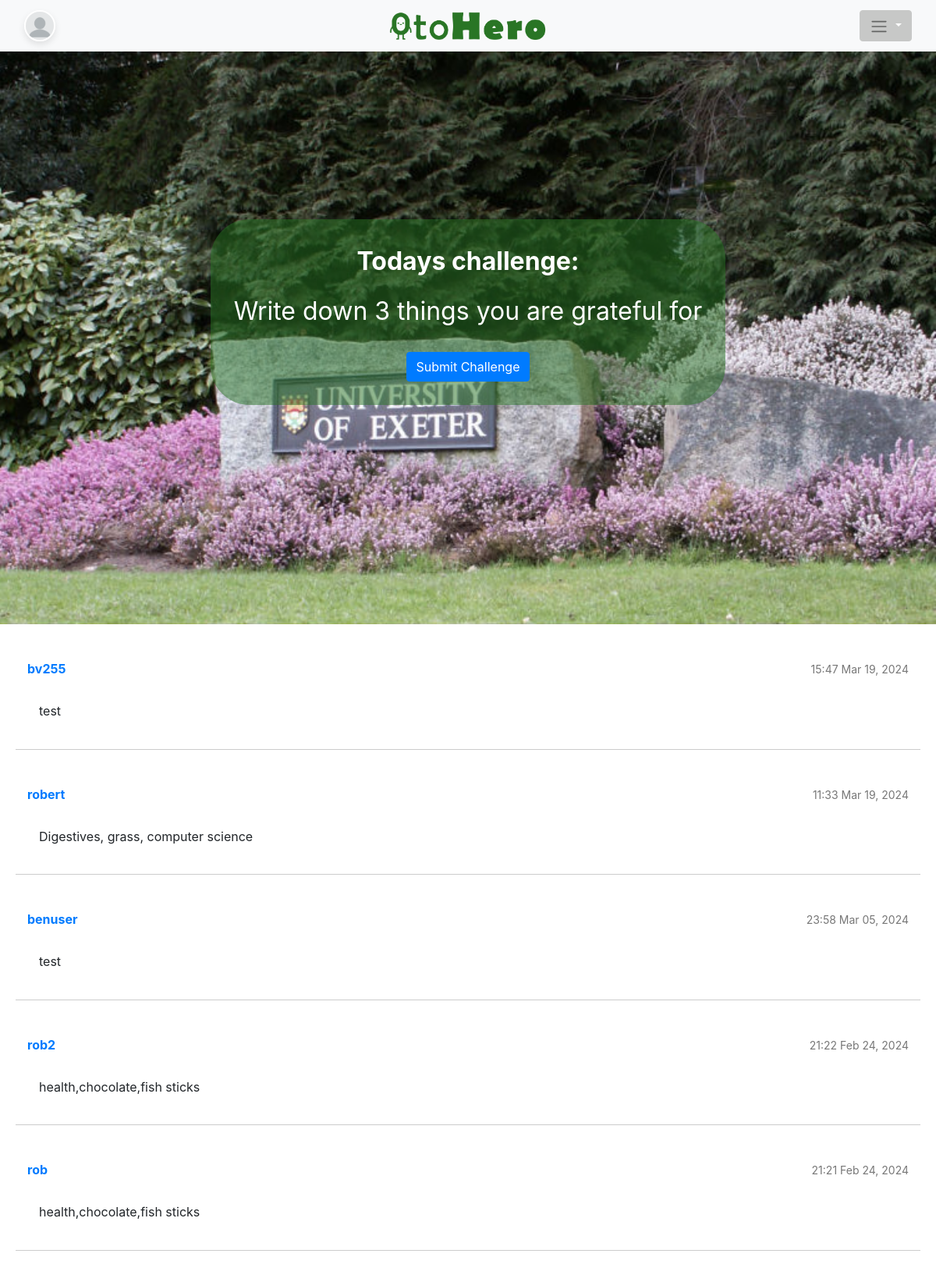
Page /project/home/ (signed in) on the committed database.
### project/models.py (models this page shows, shortened)
class CustomUser(AbstractUser):
    streak = models.PositiveIntegerField(default=0)
    best_streak =  models.PositiveIntegerField(default=0)
    coins = models.PositiveIntegerField(default=0)
    profile_picture = models.CharField(max_length=25, default="blank.jpeg")
    is_gamekeeper = models.BooleanField(default=False)

class Challenge(models.Model):
    title = models.CharField(max_length=70, primary_key=True, default="")
    description = models.CharField(max_length=500, null=False)
    location_lat = models.DecimalField(max_digits=10,decimal_places = 8, null=True)
    location_long = models.DecimalField(max_digits=11, decimal_places=8, null=True)

class UserChallenges(models.Model):
    user = models.ForeignKey(CustomUser, on_delete=models.CASCADE)  # Set these as composite primary keys
    daily_challenge = models.ForeignKey(DailyChallenge, on_delete=models.CASCADE)
    submitted = models.DateTimeField(default=now())
    completed = models.BooleanField(default=False)
    response = models.CharField(max_length=250)
    points = models.PositiveIntegerField(default=0)
    user_lat = models.DecimalField(max_digits=10, decimal_places=8, null=True)
    user_long = models.DecimalField(max_digits=11, decimal_places=8, null=True)

### project/views.py (the view)
# urls.py: path('home/', views.home, name='home'),
@login_required()
def home(request):
    todays_challenge = DailyChallenge.objects.all()[0]
    posts_for_todays_challenge = UserChallenges.objects.filter(
        daily_challenge=todays_challenge).order_by("-submitted")
    users_challenge = posts_for_todays_challenge.filter(user=request.user)
    context = {
        'daily_challenge': todays_challenge.challenge.title,
        'posts': [{
            'username': post.user.username,
            'created_at': post.submitted,
            'content': post.response
        } for post in posts_for_todays_challenge],
        'already_completed_challenge': True if users_challenge else False
    }
    return render(request, 'home.html', context)

### project/templates/project/home.html (shortened to what this page needs)
{% extends 'base.html' %}
{% load static %}
{% block content %}
<div class="challenge-section">
    <div class="background-image" style="background-image: url('{% static 'project/exeter_uni_campus.jpg' %}');"></div>
    <div class="content">
        <p>Todays challenge:</p>
        <p  style="font-weight: 400;">{{ daily_challenge|default:"Daily Challenge Sample Text" }}</p>
        <a href="{% url 'make_post' %}" class="btn btn-primary mt-2">Submit Challenge</a>
    </div>
</div>
<div class="posts-feed">
    {% for post in posts %}
    <div class="post">
        <div class="post-header">
            <a class="username" href="{% url 'profile' post.username %}">{{ post.username }}</a>
            <span class="post-date">{{ post.created_at|date:"H:i M d, Y" }}</span>
        </div>
        <div class="post-content">{{ post.content }}</div>
    </div>
    {% empty %}
    <p>No Posts!</p>
    {% endfor %}
</div>
{% endblock %}

### project/templates/project/navbar.html (shortened to what this page needs)
<nav class="navbar navbar-expand-lg navbar-light bg-light fixed-top">
  <div class="container-fluid d-flex justify-content-between">
    {% load static %}
    {% if request.user.is_authenticated %}
    <a class="navbar-brand" href="{% url 'profile' request.user.username %}">
      <img src="{% static 'project/'|add:request.user.profile_picture%}" alt="Profile" style="width: 40px; height: 40px; border-radius: 50%;">
    </a>
    {% endif %}
    <a class="navbar-logo mx-auto" href="{% url 'home' %}" style="position: absolute; left: 50%; transform: translateX(-50%);">
      <img src="{% static 'project/brand_logo.png' %}" alt="AppName" style="height: 40px;">
    </a>
    <div class="nav-item dropdown">
      <button class="btn btn-secondary dropdown-toggle" type="button" id="dropdownMenuButton" data-toggle="dropdown" aria-haspopup="true" aria-expanded="false">
          <span class="navbar-toggler-icon"></span>
      </button>
      </div>
    </div>
  </nav>

### project/static/project/css/styles.css (style rules this page uses)
* { box-sizing: border-box; margin: 0; padding: 0; }
.navbar-brand img { width: 60px; height: 60px; border-radius: 50%; object-fit: cover; border: 2px solid #ffffff; box-shadow: 0px 4px 8px rgba(0, 0, 0, 0.1); }
.btn-secondary { background-color: #c7c8c7; border-color: #c7c8c7; }
.username, .stats p { margin: 10px 0; font-size: 1rem; }
.challenge-section { position: relative; height: 100vh; color: white; text-align: center; display: flex; justify-content: center; align-items: center; transition: height 0.5s ease-out; }
.content { z-index: 2; position: relative; }
.posts-feed { background-color: #fff; padding: 20px; }
.post-content { font-size: 16px; line-height: 1.6; margin: 20px auto; padding: 0 15px; }
.post { background: #fff; border-bottom: 1px solid #ccc; padding: 15px; margin-bottom: 20px; }
.post-header { display: flex; justify-content: space-between; align-items: baseline; margin-bottom: 10px; }
.username { font-weight: bold; font-size: 16px; }
.post-date { color: #777; font-size: 14px; }

### project/templates/project/home.html (style rules this page uses)
.content { background: rgba(41, 117, 37, 0.5); padding: 30px; border-radius: 50px; font-size: 2em; font-weight: 700; }

### rows in the picture
CustomUser: profile_picture (placeholder picture), username "robert"
Challenge: title "Write down 3 things you are grateful for"
CustomUser: username "bv255"
UserChallenges: created_at "15:47 Mar 19, 2024", content "test"
UserChallenges: created_at "11:33 Mar 19, 2024", content "Digestives, grass, computer science"
CustomUser: username "benuser"
UserChallenges: created_at "23:58 Mar 05, 2024", content "test"
CustomUser: username "rob2"
UserChallenges: created_at "21:22 Feb 24, 2024", content "health,chocolate,fish sticks"
CustomUser: username "rob"
UserChallenges: created_at "21:21 Feb 24, 2024", content "health,chocolate,fish sticks"
